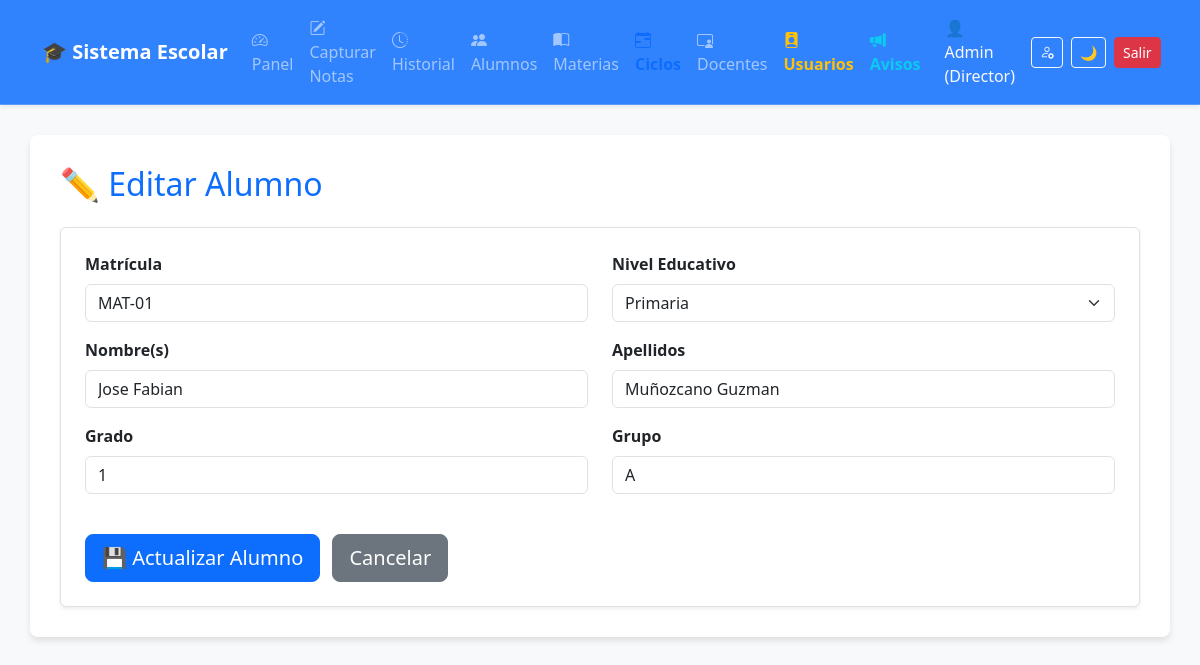
/alumnos/editar_alumno.php?id=1 (signed in), run on the app's committed database.
### tables this page shows
CREATE TABLE IF NOT EXISTS `alumnos` (
    `id_alumno` int NOT NULL AUTO_INCREMENT,
    `matricula` varchar(20) NOT NULL,
    `nombre` varchar(50) NOT NULL,
    `apellidos` varchar(50) NOT NULL,
    `nivel` enum(
        'Primaria',
        'Secundaria',
        'Preparatoria'
    ) NOT NULL,
    `grado` int NOT NULL,
    `grupo` varchar(5) NOT NULL,
    PRIMARY KEY (`id_alumno`),
    UNIQUE KEY `matricula` (`matricula`)
);

### alumnos/editar_alumno.php (the view, shortened to what this page needs)
<?php
include '../includes/conexion.php';
include '../includes/header.php';
if (isset($_GET['id'])) {
    $id = intval($_GET['id']);
    $resultado = $conexion->query("SELECT * FROM alumnos WHERE id_alumno = $id");
    $alumno = $resultado->fetch_assoc();
}
?>
<h2 class="text-primary mb-4">✏️ Editar Alumno</h2>
<form action="editar_alumno.php" method="POST" class="shadow-sm p-4 bg-white rounded border">
    <div class="row">
        <div class="col-md-6 mb-3">
            <label class="form-label fw-bold">Matrícula</label>
            <input type="text" name="matricula" class="form-control" value="<?php echo $alumno['matricula']; ?>" required>
        </div>
        <div class="col-md-6 mb-3">
            <label class="form-label fw-bold">Nivel Educativo</label>
            <select name="nivel" class="form-select" required>
                <option value="Primaria" <?php if ($alumno['nivel'] == 'Primaria')
    echo 'selected'; ?>>Primaria</option>
            </select>
        </div>
    </div>
    <div class="row">
        <div class="col-md-6 mb-3">
            <label class="form-label fw-bold">Nombre(s)</label>
            <input type="text" name="nombre" class="form-control" value="<?php echo $alumno['nombre']; ?>" required>
        </div>
        <div class="col-md-6 mb-3">
            <label class="form-label fw-bold">Apellidos</label>
            <input type="text" name="apellidos" class="form-control" value="<?php echo $alumno['apellidos']; ?>" required>
        </div>
    </div>
    <div class="row">
        <div class="col-md-6 mb-3">
            <label class="form-label fw-bold">Grado</label>
            <input type="number" name="grado" class="form-control" min="1" max="6" value="<?php echo $alumno['grado']; ?>" required>
        </div>
        <div class="col-md-6 mb-3">
            <label class="form-label fw-bold">Grupo</label>
            <input type="text" name="grupo" class="form-control" maxlength="5" value="<?php echo $alumno['grupo']; ?>" required>
        </div>
    </div>
    <div class="mt-4">
        <button type="submit" class="btn btn-primary btn-lg">💾 Actualizar Alumno</button>
        <a href="alumnos.php" class="btn btn-secondary btn-lg ms-2">Cancelar</a>
    </div>
</form>
</div> </body>
</html>

### assets/css/main.css (style rules this page uses)
body { animation: fadeInPage 0.4s cubic-bezier(0.16, 1, 0.3, 1) forwards; opacity: 0; }
.card, .btn { transition: transform 0.25s cubic-bezier(0.16, 1, 0.3, 1), box-shadow 0.25s cubic-bezier(0.16, 1, 0.3, 1) !important; }
[data-bs-theme="light"] body { background-color: #f8f9fa; }

### data on the page
alumnos: matricula "MAT-01", nivel "Primaria", nombre "Jose Fabian", apellidos "Muñozcano Guzman", grado "1", grupo "A"

### other printed values
$_SESSION['nombre'] "Admin"
$_SESSION['rol'] "Director"
